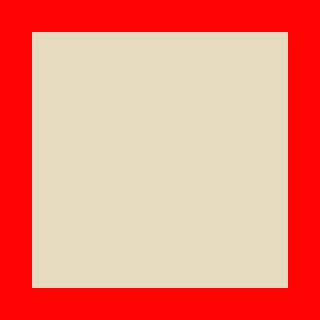

Tiled map render using the project's own tile images. Description and the whole map definition, tile-layer contents included, below:
An orthogonal 20x20 tile map with 16x16 px tiles, 3 tile layers (Ground, Tile Layer 1, Collision), 2 tilesets and 1 object.

<map version="1.0" orientation="orthogonal" renderorder="left-down" width="20" height="20" tilewidth="16" tileheight="16" nextobjectid="1">
 <properties>
  <property name="unity:scale" value=".0625" />
 </properties>
 <tileset firstgid="1" source="base tileset.tsx" />
 <tileset firstgid="1768" name="red collision" tilewidth="16" tileheight="16" tilecount="1" columns="1">
  <image source="../../../Art/Spritesheet/red collision.png" width="16" height="16" />
  <tile id="0">
   <objectgroup draworder="index">
    <object id="0" x="-1" y="-1.27273" width="18.6364" height="19.4545" />
   </objectgroup>
  </tile>
 </tileset>
 <layer name="Ground" width="20" height="20">
  <data encoding="csv">
1490,1490,1490,1490,1490,1490,1490,1490,1490,1490,1490,1490,1490,1490,1490,1490,1490,1490,1490,1490,
1490,1490,1490,1490,1490,1490,1490,1490,1490,1490,1490,1490,1490,1490,1490,1490,1490,1490,1490,1490,
1490,1490,1490,1490,1490,1490,1490,1490,1490,1490,1490,1490,1490,1490,1490,1490,1490,1490,1490,1490,
1490,1490,1490,1490,1490,1490,1490,1490,1490,1490,1490,1490,1490,1490,1490,1490,1490,1490,1490,1490,
1490,1490,1490,1490,1490,1490,1490,1490,1490,1490,1490,1490,1490,1490,1490,1490,1490,1490,1490,1490,
1490,1490,1490,1490,1490,1490,1490,1490,1490,1490,1490,1490,1490,1490,1490,1490,1490,1490,1490,1490,
1490,1490,1490,1490,1490,1490,1490,1490,1490,1490,1490,1490,1490,1490,1490,1490,1490,1490,1490,1490,
1490,1490,1490,1490,1490,1490,1490,1490,1490,1490,1490,1490,1490,1490,1490,1490,1490,1490,1490,1490,
1490,1490,1490,1490,1490,1490,1490,1490,1490,1490,1490,1490,1490,1490,1490,1490,1490,1490,1490,1490,
1490,1490,1490,1490,1490,1490,1490,1490,1490,1490,1490,1490,1490,1490,1490,1490,1490,1490,1490,1490,
1490,1490,1490,1490,1490,1490,1490,1490,1490,1490,1490,1490,1490,1490,1490,1490,1490,1490,1490,1490,
1490,1490,1490,1490,1490,1490,1490,1490,1490,1490,1490,1490,1490,1490,1490,1490,1490,1490,1490,1490,
1490,1490,1490,1490,1490,1490,1490,1490,1490,1490,1490,1490,1490,1490,1490,1490,1490,1490,1490,1490,
1490,1490,1490,1490,1490,1490,1490,1490,1490,1490,1490,1490,1490,1490,1490,1490,1490,1490,1490,1490,
1490,1490,1490,1490,1490,1490,1490,1490,1490,1490,1490,1490,1490,1490,1490,1490,1490,1490,1490,1490,
1490,1490,1490,1490,1490,1490,1490,1490,1490,1490,1490,1490,1490,1490,1490,1490,1490,1490,1490,1490,
1490,1490,1490,1490,1490,1490,1490,1490,1490,1490,1490,1490,1490,1490,1490,1490,1490,1490,1490,1490,
1490,1490,1490,1490,1490,1490,1490,1490,1490,1490,1490,1490,1490,1490,1490,1490,1490,1490,1490,1490,
1490,1490,1490,1490,1490,1490,1490,1490,1490,1490,1490,1490,1490,1490,1490,1490,1490,1490,1490,1490,
1490,1490,1490,1490,1490,1490,1490,1490,1490,1490,1490,1490,1490,1490,1490,1490,1490,1490,1490,1490
</data>
 </layer>
 <layer name="Tile Layer 1" width="20" height="20">
  <data encoding="csv">
687,688,688,688,688,688,688,688,688,688,688,688,688,688,688,688,688,688,688,689,
744,685,802,802,802,802,802,802,802,802,802,802,802,802,802,802,802,802,686,746,
744,746,1273,1273,1273,1273,1273,1273,1273,1273,1273,1273,1273,1273,1273,1273,1273,1273,744,746,
744,746,1273,1273,1273,1273,1273,1273,1273,1273,1273,1273,1273,1273,1273,1273,1273,1273,744,746,
744,746,1273,1273,1273,1273,1273,1273,1273,1273,1273,1273,1273,1273,1273,1273,1273,1273,744,746,
744,746,1273,1273,1273,1273,1273,1273,1273,1273,1273,1273,1273,1273,1273,1273,1273,1273,744,746,
744,746,1273,1273,1273,1273,1273,1273,1273,1273,1273,1273,1273,1273,1273,1273,1273,1273,744,746,
744,746,1273,1273,1273,1273,1273,1273,1273,1273,1273,1273,1273,1273,1273,1273,1273,1273,744,746,
744,746,1273,1273,1273,1273,1273,1273,1273,1273,1273,1273,1273,1273,1273,1273,1273,1273,744,746,
744,746,1273,1273,1273,1273,1273,1273,1273,1273,1273,1273,1273,1273,1273,1273,1273,1273,744,746,
744,746,1273,1273,1273,1273,1273,1273,1273,1273,1273,1273,1273,1273,1273,1273,1273,1273,744,746,
744,746,1273,1273,1273,1273,1273,1273,1273,1273,1273,1273,1273,1273,1273,1273,1273,1273,744,746,
744,746,1273,1273,1273,1273,1273,1273,1273,1273,1273,1273,1273,1273,1273,1273,1273,1273,744,746,
744,746,1273,1273,1273,1273,1273,1273,1273,1273,1273,1273,1273,1273,1273,1273,1273,1273,744,746,
744,746,1273,1273,1273,1273,1273,1273,1273,1273,1273,1273,1273,1273,1273,1273,1273,1273,744,746,
744,746,1273,1273,1273,1273,1273,1273,1273,1273,1273,1273,1273,1273,1273,1273,1273,1273,744,746,
744,746,1273,1273,1273,1273,1273,1273,1273,1273,1273,1273,1273,1273,1273,1273,1273,1273,744,746,
744,746,1273,1273,1273,1273,1273,1273,1273,1273,1273,1273,1273,1273,1273,1273,1273,1273,744,746,
744,742,688,688,688,688,688,688,688,688,688,688,688,688,688,688,688,688,743,746,
801,802,802,802,802,802,802,802,802,802,802,802,802,802,802,802,802,802,802,803
</data>
 </layer>
 <layer name="Collision" width="20" height="20">
  <data encoding="csv">
1768,1768,1768,1768,1768,1768,1768,1768,1768,1768,1768,1768,1768,1768,1768,1768,1768,1768,1768,1768,
1768,1768,1768,1768,1768,1768,1768,1768,1768,1768,1768,1768,1768,1768,1768,1768,1768,1768,1768,1768,
1768,1768,0,0,0,0,0,0,0,0,0,0,0,0,0,0,0,0,1768,1768,
1768,1768,0,0,0,0,0,0,0,0,0,0,0,0,0,0,0,0,1768,1768,
1768,1768,0,0,0,0,0,0,0,0,0,0,0,0,0,0,0,0,1768,1768,
1768,1768,0,0,0,0,0,0,0,0,0,0,0,0,0,0,0,0,1768,1768,
1768,1768,0,0,0,0,0,0,0,0,0,0,0,0,0,0,0,0,1768,1768,
1768,1768,0,0,0,0,0,0,0,0,0,0,0,0,0,0,0,0,1768,1768,
1768,1768,0,0,0,0,0,0,0,0,0,0,0,0,0,0,0,0,1768,1768,
1768,1768,0,0,0,0,0,0,0,0,0,0,0,0,0,0,0,0,1768,1768,
1768,1768,0,0,0,0,0,0,0,0,0,0,0,0,0,0,0,0,1768,1768,
1768,1768,0,0,0,0,0,0,0,0,0,0,0,0,0,0,0,0,1768,1768,
1768,1768,0,0,0,0,0,0,0,0,0,0,0,0,0,0,0,0,1768,1768,
1768,1768,0,0,0,0,0,0,0,0,0,0,0,0,0,0,0,0,1768,1768,
1768,1768,0,0,0,0,0,0,0,0,0,0,0,0,0,0,0,0,1768,1768,
1768,1768,0,0,0,0,0,0,0,0,0,0,0,0,0,0,0,0,1768,1768,
1768,1768,0,0,0,0,0,0,0,0,0,0,0,0,0,0,0,0,1768,1768,
1768,1768,0,0,0,0,0,0,0,0,0,0,0,0,0,0,0,0,1768,1768,
1768,1768,1768,1768,1768,1768,1768,1768,1768,1768,1768,1768,1768,1768,1768,1768,1768,1768,1768,1768,
1768,1768,1768,1768,1768,1768,1768,1768,1768,1768,1768,1768,1768,1768,1768,1768,1768,1768,1768,1768
</data>
 </layer>
</map>
